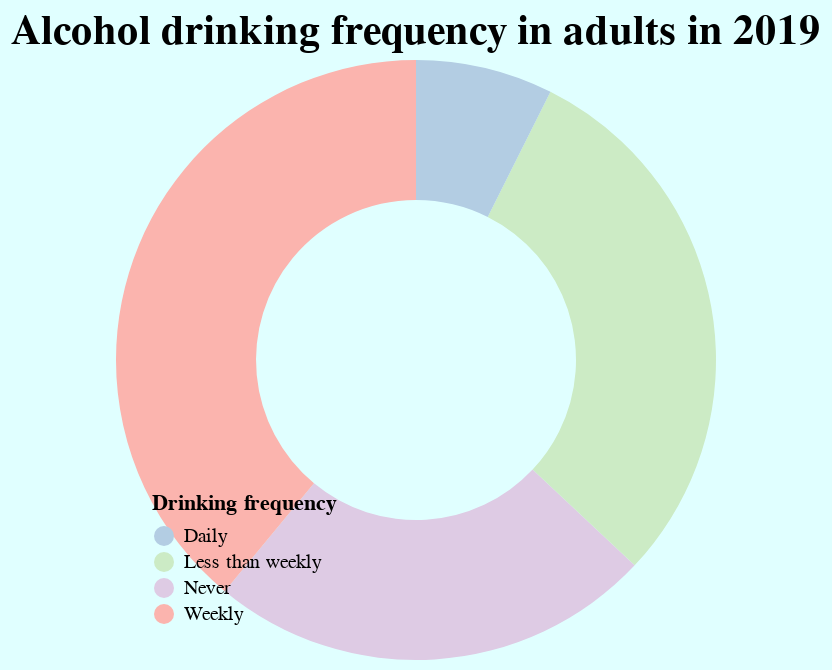

Express this chart as Vega-Lite.
### Vega-Lite specification from a JSON file in a GitHub repository (floating-point values rounded to 4 significant figures)
{"$schema": "https://vega.github.io/schema/vega-lite/v5.json", "title": {"text": "Alcohol drinking frequency in adults in 2019", "fontSize": 21}, "width": "container", "height": 300, "data": {"values": [{"Drinking frequency": "Never", "People": 3050}, {"Drinking frequency": "Less than weekly", "People": 3762}, {"Drinking frequency": "Weekly", "People": 4956}, {"Drinking frequency": "Daily", "People": 940}]}, "mark": {"type": "arc", "innerRadius": 80}, "encoding": {"theta": {"field": "People", "type": "quantitative"}, "color": {"field": "Drinking frequency", "type": "nominal", "scale": {"range": ["#b3cde3", "#ccebc5", "#decbe4", "#fbb4ae"]}, "legend": {"orient": "bottom-left"}}, "tooltip": [{"field": "Drinking frequency", "type": "nominal"}, {"field": "People", "type": "quantitative", "format": ","}]}, "config": {"background": "#e0ffff"}}
